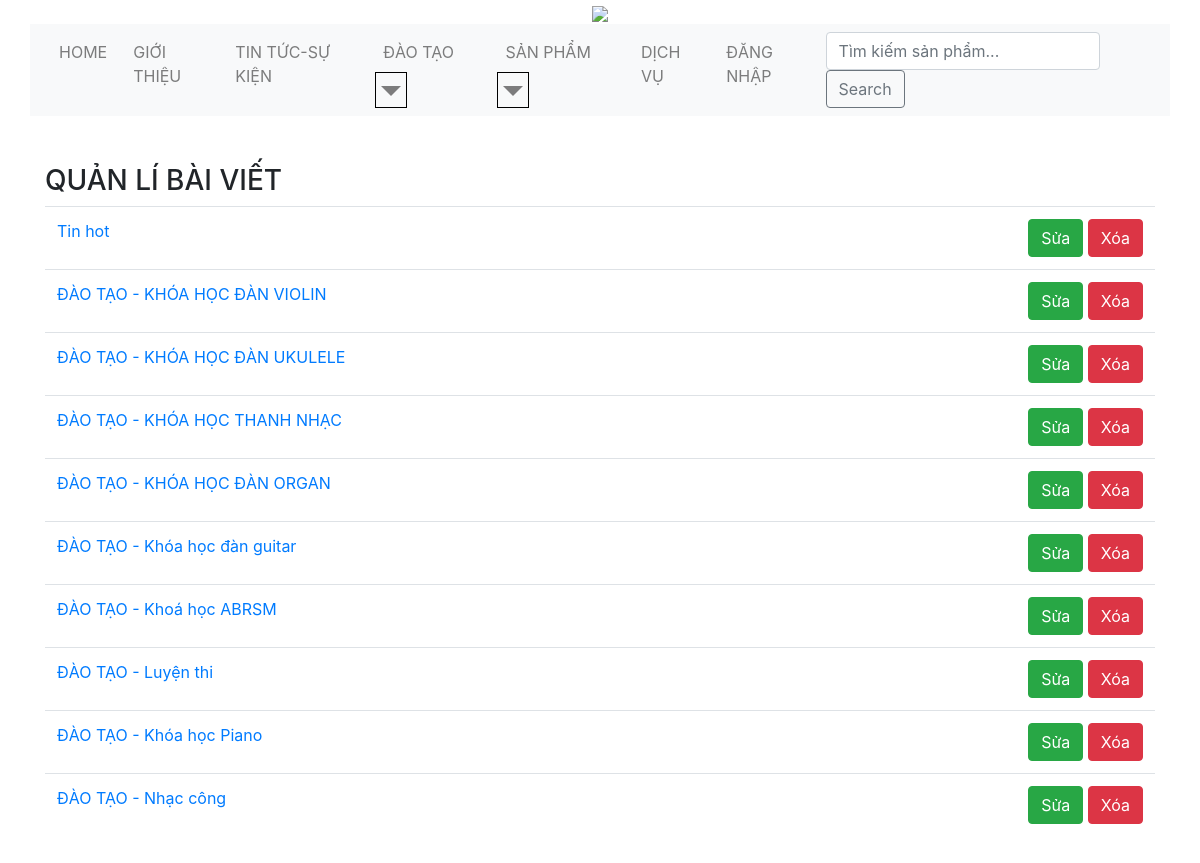
Screenshot of /quanli-baiviet.php with the database file from the repository.
### tables this page shows
CREATE TABLE `post` (
  `id` int(11) NOT NULL,
  `name` varchar(255) NOT NULL,
  `dangdienra` tinyint(1) NOT NULL DEFAULT '0',
  `displaytt` tinyint(1) NOT NULL DEFAULT '1',
  `descr` mediumtext,
  `comment` longtext,
  `category` varchar(255) NOT NULL,
  `image` varchar(255) DEFAULT 'image/notfound.jpg'
);

### quanli-baiviet.php (the view, shortened to what this page needs)
<?php
    require("./lib.php");
?>
<div class="row container mx-auto mt-5">
    <h3>QUẢN LÍ BÀI VIẾT</h3>
    <table class="table col-md-12">
        <tbody>
            <?php
            $data_product = lay_bai_viet();
            if(sizeof($data_product)>0) {
                for($i=0; $i<sizeof($data_product); $i++) {
                    ?>
                    <tr>
                        <td><a href="./baiviet.php?id=<?php echo $data_product[$i]['id']; ?>"><?php echo $data_product[$i]['name']; ?></a></td>
                        <td class="text-right"><a class="btn btn-success text-white" href="./edit-baiviet.php?id=<?php echo $data_product[$i]['id']; ?>">Sửa</a> <button class="btn btn-danger" type="button" onclick="confirmDelete(this)" href="./delete.php?postid=<?php echo $data_product[$i]['id']; ?>">Xóa</button></td>
                    </tr>
                </div>
                    <?php
                }
            }
            else {
                ?>
                <td colspan=2>TẠM THỜI CHƯA CÓ BÀI VIẾT</td>
                <?php
            }
            ?>

### rows the page displays
post: name "Tin hot"
post: name "ĐÀO TẠO - KHÓA HỌC ĐÀN VIOLIN"
post: name "ĐÀO TẠO - KHÓA HỌC ĐÀN UKULELE"
post: name "ĐÀO TẠO - KHÓA HỌC THANH NHẠC"
post: name "ĐÀO TẠO - KHÓA HỌC ĐÀN ORGAN"
post: name "ĐÀO TẠO - Khóa học đàn guitar"
post: name "ĐÀO TẠO - Khoá học ABRSM"
post: name "ĐÀO TẠO - Luyện thi"
post: name "ĐÀO TẠO - Khóa học Piano"
post: name "ĐÀO TẠO - Nhạc công"
